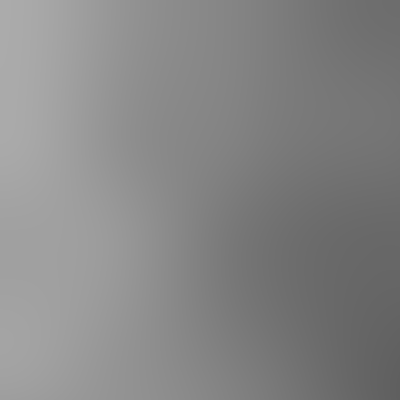
Frame 1 (no input)
Frame 2 (the mouse pressed at the canvas centre, redrawn once): identical to frame 1, image omitted

The p5.js sketch that drew this single still picture (run headless with seeded random() and noise() and a simulated clock; the mouse was pressed at the canvas centre and the sketch redrawn once):

// p5.js sketch
// ── sketch.js
function setup() {
  createCanvas(400, 400);
  noLoop();
}

function draw() {
  background(255);
  loadPixels();
  // For Retina display, pixelDensity() will return value of 2
  let d = pixelDensity();
  let xoff = 0.0;
  for (let x = 0; x < width * d; x++) {
    let yoff = 0.0;
    for (let y = 0; y < height * d; y++) {
      let index = (x + y * width * d) * 4;
      let bright = map(noise(xoff, yoff), 0, 1, 0, 255);
      pixels[index] = bright;
      pixels[index + 1] = bright;
      pixels[index + 2] = bright;
      pixels[index + 3] = 255;
      yoff += 0.001;
    }
    xoff += 0.001;
  }
  updatePixels()
}
